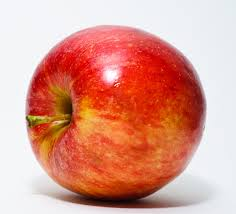
%> input picture Testing/1.jpg, 236 x 214 px
$ octave Main.m   (GNU Octave 9; MATLAB toolbox functions it lacks are replaced by stand-ins)
%> lines starting %> are read from the running program, lines starting %| are printed output that depends on the picture; in (x1, y1, x2, y2) boxes, pixels count from 0 and x2, y2 are one past the last pixel; in counts of white or black regions, pixels touching at a corner belong together; the program's own positions count from 1
### colorAutoCorrelogram.m
function colorAutoCorrelogram = colorAutoCorrelogram(image)
% input: image in uint8 form, from wich to extract the color auto correlogram
% output: 1x64 feature vector containing the color auto correlogram

% quantize image into 64 colors = 4x4x4, in RGB space
[img_no_dither, map] = rgb2ind(image, 64, 'nodither');
% figure, imshow(img_no_dither, map);

rgb = ind2rgb(img_no_dither, map); % rgb = double(rgb)
% imshow(rgb);
% rgb = cat(3, r, g, b);

% clear workspace
clear('img_no_dither');

% 4 predefined distances between
% neighbor pixel intensities
% according to "Image Indexing Using Color Correlograms" paper
distances = [1 3 5 7];

colorAutoCorrelogram = correlogram(rgb, map, distances);
colorAutoCorrelogram = reshape(colorAutoCorrelogram, [4 4 4]);

% consturct final correlogram using distances
colorAutoCorrelogram(:, :, 1) = colorAutoCorrelogram(:, :, 1)*distances(1);
colorAutoCorrelogram(:, :, 2) = colorAutoCorrelogram(:, :, 2)*distances(2);
colorAutoCorrelogram(:, :, 3) = colorAutoCorrelogram(:, :, 3)*distances(3);
colorAutoCorrelogram(:, :, 4) = colorAutoCorrelogram(:, :, 4)*distances(4);

% reform it to vector format
colorAutoCorrelogram = reshape(colorAutoCorrelogram, 1, 64);

end

% check if point is a valid pixel
% [9 lines left out: function is_valid, not called in this run]

% find pixel neighbors
% [21 lines left out: function get_neighbors, not called in this run]

% get correlogram
function colors_percent = correlogram(photo, Cm, K)
    [X, Y, ttt] = size(photo);
    colors_percent = [];

    for k = 1:K
        countColor = 0;

        color = zeros(1, length(Cm));

        for x = 2:floor(X/10):X
           for y = 2:floor(Y/10):Y
               Ci = photo(x, y);
               Cn = get_neighbors(X, Y, x, y, k);

               for jj = 1:length(Cn)
                   Cj = photo( Cn{1, jj}(1), Cn{1, jj}(2) );

                   for m = 1:length(Cm)
                       if isequal(Cm(m), Ci) && isequal(Cm(m), Cj)
                           countColor = countColor + 1;
                           color(m) = color(m) + 1;
                       end
                   end
               end
           end
        end

        for ii = 1:length(color)
            color(ii) = double( color(ii) / countColor );
        end

        colors_percent = color;
    end
end

### glcm.m
function [out] = glcm(glcmin,pairs)

if ((nargin > 2) || (nargin == 0))
   error('Too many or too few input arguments. Enter GLCM and pairs.');
elseif ( (nargin == 2) )
    if ((size(glcmin,1) <= 1) || (size(glcmin,2) <= 1))
       error('The GLCM should be a 2-D or 3-D matrix.');
    elseif ( size(glcmin,1) ~= size(glcmin,2) )
        error('Each GLCM should be square with NumLevels rows and NumLevels cols');
    end
elseif (nargin == 1)
    pairs = 0;
    if ((size(glcmin,1) <= 1) || (size(glcmin,2) <= 1))
       error('The GLCM should be a 2-D or 3-D matrix.');
    elseif ( size(glcmin,1) ~= size(glcmin,2) )
       error('Each GLCM should be square with NumLevels rows and NumLevels cols');
    end
end


format long e
if (pairs == 1)
    newn = 1;
    for nglcm = 1:2:size(glcmin,3)
        glcm(:,:,newn)  = glcmin(:,:,nglcm) + glcmin(:,:,nglcm+1);
        newn = newn + 1;
    end
elseif (pairs == 0)
    glcm = glcmin;
end

size_glcm_1 = size(glcm,1);
size_glcm_2 = size(glcm,2);
size_glcm_3 = size(glcm,3);

out.autoc = zeros(1,size_glcm_3);
out.contr = zeros(1,size_glcm_3);
out.corrm = zeros(1,size_glcm_3);
out.corrp = zeros(1,size_glcm_3);
out.cprom = zeros(1,size_glcm_3);
out.cshad = zeros(1,size_glcm_3);
out.dissi = zeros(1,size_glcm_3);
out.energ = zeros(1,size_glcm_3);
out.entro = zeros(1,size_glcm_3);
out.homom = zeros(1,size_glcm_3);
out.homop = zeros(1,size_glcm_3);
out.maxpr = zeros(1,size_glcm_3);
out.sosvh = zeros(1,size_glcm_3);
out.savgh = zeros(1,size_glcm_3);
out.svarh = zeros(1,size_glcm_3);
out.senth = zeros(1,size_glcm_3);
out.dvarh = zeros(1,size_glcm_3);
out.denth = zeros(1,size_glcm_3);
out.inf1h = zeros(1,size_glcm_3);
out.inf2h = zeros(1,size_glcm_3);
out.indnc = zeros(1,size_glcm_3);
out.idmnc = zeros(1,size_glcm_3);

glcm_sum  = zeros(size_glcm_3,1);
glcm_mean = zeros(size_glcm_3,1);
glcm_var  = zeros(size_glcm_3,1);

u_x = zeros(size_glcm_3,1);
u_y = zeros(size_glcm_3,1);
s_x = zeros(size_glcm_3,1);
s_y = zeros(size_glcm_3,1);


p_x = zeros(size_glcm_1,size_glcm_3);
p_y = zeros(size_glcm_2,size_glcm_3);
p_xplusy = zeros((size_glcm_1*2 - 1),size_glcm_3);
p_xminusy = zeros((size_glcm_1),size_glcm_3);

hxy  = zeros(size_glcm_3,1);
hxy1 = zeros(size_glcm_3,1);
hx   = zeros(size_glcm_3,1);
hy   = zeros(size_glcm_3,1);
hxy2 = zeros(size_glcm_3,1);


for k = 1:size_glcm_3

    glcm_sum(k) = sum(sum(glcm(:,:,k)));
    glcm(:,:,k) = glcm(:,:,k)./glcm_sum(k);
    glcm_mean(k) = mean2(glcm(:,:,k));
    glcm_var(k)  = (std2(glcm(:,:,k)))^2;

    for i = 1:size_glcm_1

        for j = 1:size_glcm_2

            out.contr(k) = out.contr(k) + (abs(i - j))^2.*glcm(i,j,k);
            out.dissi(k) = out.dissi(k) + (abs(i - j)*glcm(i,j,k));
            out.energ(k) = out.energ(k) + (glcm(i,j,k).^2);
            out.entro(k) = out.entro(k) - (glcm(i,j,k)*log(glcm(i,j,k) + eps));
            out.homom(k) = out.homom(k) + (glcm(i,j,k)/( 1 + abs(i-j) ));
            out.homop(k) = out.homop(k) + (glcm(i,j,k)/( 1 + (i - j)^2));

            out.sosvh(k) = out.sosvh(k) + glcm(i,j,k)*((i - glcm_mean(k))^2);


            out.indnc(k) = out.indnc(k) + (glcm(i,j,k)/( 1 + (abs(i-j)/size_glcm_1) ));
            out.idmnc(k) = out.idmnc(k) + (glcm(i,j,k)/( 1 + ((i - j)/size_glcm_1)^2));
            u_x(k)          = u_x(k) + (i)*glcm(i,j,k);
            u_y(k)          = u_y(k) + (j)*glcm(i,j,k);

        end

    end
    out.maxpr(k) = max(max(glcm(:,:,k)));
end

for k = 1:size_glcm_3

    for i = 1:size_glcm_1

        for j = 1:size_glcm_2
            p_x(i,k) = p_x(i,k) + glcm(i,j,k);
            p_y(i,k) = p_y(i,k) + glcm(j,i,k); % taking i for j and j for i
            if (ismember((i + j),[2:2*size_glcm_1]))
                p_xplusy((i+j)-1,k) = p_xplusy((i+j)-1,k) + glcm(i,j,k);
            end
            if (ismember(abs(i-j),[0:(size_glcm_1-1)]))
                p_xminusy((abs(i-j))+1,k) = p_xminusy((abs(i-j))+1,k) +...
                    glcm(i,j,k);
            end
        end
    end


end

for k = 1:(size_glcm_3)

    for i = 1:(2*(size_glcm_1)-1)
        out.savgh(k) = out.savgh(k) + (i+1)*p_xplusy(i,k);

        out.senth(k) = out.senth(k) - (p_xplusy(i,k)*log(p_xplusy(i,k) + eps));
    end

end

for k = 1:(size_glcm_3)

    for i = 1:(2*(size_glcm_1)-1)
        out.svarh(k) = out.svarh(k) + (((i+1) - out.senth(k))^2)*p_xplusy(i,k);

    end

end
for k = 1:size_glcm_3

    for i = 0:(size_glcm_1-1)
        out.denth(k) = out.denth(k) - (p_xminusy(i+1,k)*log(p_xminusy(i+1,k) + eps));
        out.dvarh(k) = out.dvarh(k) + (i^2)*p_xminusy(i+1,k);
    end
end

for k = 1:size_glcm_3
    hxy(k) = out.entro(k);
    for i = 1:size_glcm_1

        for j = 1:size_glcm_2
            hxy1(k) = hxy1(k) - (glcm(i,j,k)*log(p_x(i,k)*p_y(j,k) + eps));
            hxy2(k) = hxy2(k) - (p_x(i,k)*p_y(j,k)*log(p_x(i,k)*p_y(j,k) + eps));

        end
        hx(k) = hx(k) - (p_x(i,k)*log(p_x(i,k) + eps));
        hy(k) = hy(k) - (p_y(i,k)*log(p_y(i,k) + eps));
    end
    out.inf1h(k) = ( hxy(k) - hxy1(k) ) / ( max([hx(k),hy(k)]) );
    out.inf2h(k) = ( 1 - exp( -2*( hxy2(k) - hxy(k) ) ) )^0.5;

end

corm = zeros(size_glcm_3,1);
corp = zeros(size_glcm_3,1);

for k = 1:size_glcm_3
    for i = 1:size_glcm_1
        for j = 1:size_glcm_2
            s_x(k)  = s_x(k)  + (((i) - u_x(k))^2)*glcm(i,j,k);
            s_y(k)  = s_y(k)  + (((j) - u_y(k))^2)*glcm(i,j,k);
            corp(k) = corp(k) + ((i)*(j)*glcm(i,j,k));
            corm(k) = corm(k) + (((i) - u_x(k))*((j) - u_y(k))*glcm(i,j,k));
            out.cprom(k) = out.cprom(k) + (((i + j - u_x(k) - u_y(k))^4)*...
                glcm(i,j,k));
            out.cshad(k) = out.cshad(k) + (((i + j - u_x(k) - u_y(k))^3)*...
                glcm(i,j,k));
        end
    end

    s_x(k) = s_x(k) ^ 0.5;
    s_y(k) = s_y(k) ^ 0.5;
    out.autoc(k) = corp(k);
    out.corrp(k) = (corp(k) - u_x(k)*u_y(k))/(s_x(k)*s_y(k));
    out.corrm(k) = corm(k) / (s_x(k)*s_y(k));

end

### Main.m
% -- Clear Commands  -- %

clear all;
close all;
clc;
warning off;

% -- Getting Input File -- %

[f,p] = uigetfile('*.*');
%> the answer given: Testing/1.jpg

if f == 0

    warndlg('You Have Cancelled.....');

else

I = imread([p f]);
%> I is the input picture: size 214x236x3 uint8; mean R, G, B 219.8, 155.7, 141.1

figure('name','Input image');

imshow(I);  % Display input image

title('Input Image','FontName','Times New Roman');
end

%---split&merge---%

Th = graythresh(rgb2gray(I));
%> Th = 0.675

BG = im2bw(I,Th);
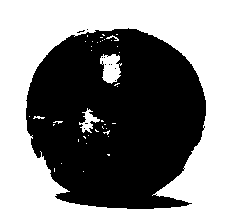
%> BG: size 214x236 logical; 50.8% white; 12 black regions (11 under 20 px), largest, box (x1, y1, x2, y2) and area: (26, 28, 206, 209) 24850

figure('name','BS');

imshow(BG);  % Display input image

title('BS Image','FontName','Times New Roman');


I = imresize(I,[256 256]);
%> I: size 256x256x3 uint8
R = I(:,:,1);
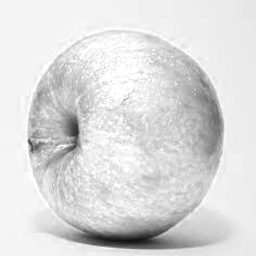
%> R: size 256x256 uint8; min 18, max 255, mean 219.7
G = I(:,:,2);
B = I(:,:,3);
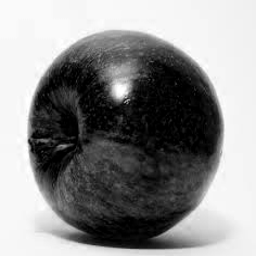
%> B: size 256x256 uint8; min 0, max 255, mean 141.1
BG = imresize(BG,[256 256]);
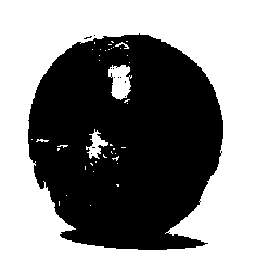
%> BG: size 256x256 logical; 50.8% white; 12 black regions (11 under 20 px), largest, box (x1, y1, x2, y2) and area: (28, 33, 223, 250) 32253

for ii = 1:size(I,1)
    for jj = 1:size(I,2)
        if BG(ii,jj) == 1
            OUT(ii,jj,1) = 0;
            OUT(ii,jj,2) = 0;
            OUT(ii,jj,3) = 0;
        elseif BG(ii,jj) == 0
            OUT(ii,jj,1) = R(ii,jj);
            OUT(ii,jj,2) = G(ii,jj);
            OUT(ii,jj,3) = B(ii,jj);
        end

    end
end
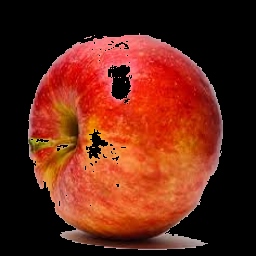
%> OUT: size 256x256x3 double; mean R, G, B 99.2, 36.8, 21.1


figure('name','BS image');

imshow(uint8(OUT));  % Display input image

title('BS Image','FontName','Times New Roman');


% -- Image Resize -- %

row = 256;

col = 256;

Resize = imresize(I,[row col]);

figure('name','Resized image');

imshow(Resize);  % Display resized image

title('Resized Image','FontName','Times New Roman');

% -- Noise Filtering -- %

fmat = 3;    % Filter size

flevel = 0.5;      % Smoothening level

IM = fspecial('gaussian',fmat,flevel);

Filt = imfilter(Resize,IM);

figure('name','Filtered image');

imshow(Filt);  % Display filtered image

title('Filtered Image','FontName','Times New Roman');

% -- Chanel Seperation -- %

% channel seperation
red = 1;
green = 2;
blue = 3;

R = Filt(:,:,red);

G = Filt(:,:,green);

B = Filt(:,:,blue);


figure('name','R - G - B');

subplot(1,3,1);

imshow(R);

title('Red Band Image','FontName','Times New Roman');

subplot(1,3,2);

imshow(G);

title('Green Band Image','FontName','Times New Roman');

subplot(1,3,3);

imshow(B);

title('Blue Band Image','FontName','Times New Roman');


% -- Feature Extraction -- %


%---colour feature---%

color = colorAutoCorrelogram(Filt);
%> in colorAutoCorrelogram, `[img_no_dither, map] = rgb2ind(image, 64, 'nodither');`:
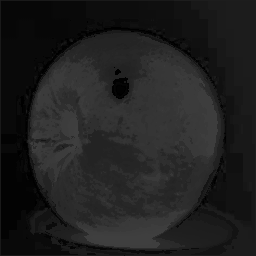
%> img_no_dither: size 256x256 uint8; min 0, max 63, mean 31.8
%> in colorAutoCorrelogram, `[img_no_dither, map] = rgb2ind(image, 64, 'nodither');`: map = 64 rows, first 12: [0.984 0.945 0.957; 0.969 0.714 0.737; 0.984 0.973 0.988; 0.961 0.965 0.973; 0.965 0.898 0.91; 0.953 0.969 0.973; 0.945 0.839 0.847; 0.957 0.961 0.98; 0.957 0.961 0.976; 0.957 0.961 0.969; 0.953 0.945 0.953; 0.878 0.804 0.808]
%> in colorAutoCorrelogram, `rgb = ind2rgb(img_no_dither, map);`:
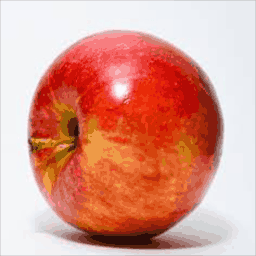
%> rgb: size 256x256x3 double; mean R, G, B 0.86, 0.609, 0.552
%> after the loop in correlogram, `for k = 1:K`: color = 64 values, max 0.0917 at index 8, min 0 at index 7, mean 0.0156
%> in colorAutoCorrelogram, `colorAutoCorrelogram = correlogram(rgb, map, distances);`: colorAutoCorrelogram has the same summary as color in correlogram
%> in colorAutoCorrelogram, `colorAutoCorrelogram = reshape(colorAutoCorrelogram, 1, 64);`: colorAutoCorrelogram = 64 values, max 0.284 at index 50, min 0 at index 7, mean 0.0496
%> color has the same summary as colorAutoCorrelogram in colorAutoCorrelogram
figure('Name','Colour features');
color = color(1:64);
cf2 = uitable('data',color);
%> cf2 = -280.4


% -- GLCM Texture Feature -- %

GLCM2 = graycomatrix(R,'Offset',[2 0;0 2]);

stats = glcm(GLCM2,0);
%> after the loop in glcm, `for k = 1:size_glcm_3`: glcm_mean = [0.0156; 0.0156]; glcm_sum = [65024; 65024]; glcm_var = [0.00554; 0.00558]; out = {autoc [0 0], contr [0.194 0.16], corrm [0 0], corrp [0 0], cprom [0 0], cshad [0 0]}; u_x = [7.34; 7.34]
%> after the loop in glcm, `for k = 1:size_glcm_3`: p_x = [0.00211 0.00211; 0.00591 0.00591; 0.00886 0.00886; 0.0145 0.0145; 0.0315 0.0315; 0.0815 0.0815; 0.248 0.248; 0.608 0.608]; p_xminusy = [0.846 0.86; 0.146 0.134; 0.00557 0.00461; 0.00209 0.000523; 0.000384 0.000138; 3.08e-05 0; 0 0; 0 0]; p_xplusy = 15 rows, first 12: [0.00083 0.00186; 0.00251 0.000492; 0.00254 0.00488; 0.00406 0.00132; 0.00372 0.00661; 0.00497 0.00271; 0.00806 0.00998; 0.00737 0.00677; 0.0218 0.0219; 0.0142 0.0127; 0.0575 0.0577; 0.0357 0.0344]; p_y has the same summary as p_x
%> after the loop in glcm, `for k = 1:size_glcm_3`: hx = [1.11; 1.11]; hxy = [1.58; 1.56]; hxy1 = [2.22; 2.22]; hy = [1.11; 1.11]
%> after the loop in glcm, `for k = 1:size_glcm_3`: corm = [1.1; 1.11]; corp = [55; 55.02]; out = {autoc [55 55.02], contr [0.194 0.16], corrm [0.919 0.933], corrp [0.919 0.933], cprom [217.3 224.4], cshad [-23.92 -24.43]}; s_x = [1.09; 1.09]
%> stats has the same summary as out in glcm

v1=stats.autoc(1);
%> v1 = 55
v2=stats.contr(1);
%> v2 = 0.194
v3=stats.corrm(1);
%> v3 = 0.919
v4=stats.corrp(1);
%> v4 = 0.919
v5=stats.cprom(1);
%> v5 = 217.3
v6=stats.cshad(1);
%> v6 = -23.92
v7=stats.dissi(1);
%> v7 = 0.165
v8=stats.energ(1);
%> v8 = 0.365
v9=stats.entro(1);
%> v9 = 1.58
v10=stats.homom(1);
%> v10 = 0.921
v11=stats.homop(1);
%> v11 = 0.92
v12=stats.maxpr(1);
%> v12 = 0.567

Glcmfea = [v1 v2 v3 v4 v5 v6 v7];
%> Glcmfea = [55 0.194 0.919 0.919 217.3 -23.92 0.165]
figure('Name','texture features');
td5 = uitable('data',Glcmfea);
%> td5 = -314.1

load Target
load Trainfea
% load Trainfea2

%--Shape feature---%


Rval1 = regionprops(im2bw(Filt),'EquivDiameter');
%> Rval1 = 63 regions; first 5, EquivDiameter: 234.4, 1.6, 9.9, 3.74, 6.38
Rval2 = regionprops(im2bw(Filt),'MinorAxisLength');
%> Rval2 = 63 items; first 5, MinorAxisLength: 328.2, 1.15, 6.02, 2.81, 3.54
Rval3 = regionprops(im2bw(Filt),'Area');
%> Rval3 = 63 regions; largest, Area: 43156, 139, 77, 32, 31

Rval4 = regionprops(im2bw(Filt),'MajorAxisLength');
%> Rval4 = 63 regions; first 5, MajorAxisLength: 334, 2.31, 17.75, 5.32, 17.14
Rval5 = regionprops(im2bw(Filt),'Perimeter');
%> Rval5 = 63 regions; first 5, Perimeter: 999.2, 1.96, 39.31, 9.64, 35.06
Rval6 = regionprops(im2bw(Filt),'FilledArea');
%> Rval6 = 63 items; first 5, FilledArea: 65536, 2, 77, 11, 32
Rval7 = regionprops(im2bw(Filt),'FilledImage');
%> Rval7 = 63 items
Rval8 = regionprops(im2bw(Filt),'Extent');
%> Rval8 = 63 regions; first 5, Extent: 0.659, 1, 0.535, 0.733, 0.205


R1 = Rval1(1,1).EquivDiameter;
%> R1 = 234.4
R2 = Rval2(1,1).MinorAxisLength;
%> R2 = 328.2
R3 = Rval3(1,1).Area;
%> R3 = 43156
R4 = Rval4(1,1).MajorAxisLength;
%> R4 = 334
R5 = Rval5(1,1).Perimeter;
%> R5 = 999.2
R6 = Rval6(1,1).FilledArea;
%> R6 = 65536
R7 = Rval7(1,1).FilledImage;
%> R7: size 256x256 logical; every value is 1
R7 = mean(mean(R7));
%> R7 = 1
R8= Rval8(1,1).Extent;
%> R8 = 0.659

RPval = [R1 R2 R3 R4 R5 R6 R7 R8];
%> RPval = [234.4 328.2 43156 334 999.2 65536 1 0.659]
figure('Name','Shapefeatures');
td2 = uitable('data',RPval);
%> td2 = -348.6

Testfea = [Glcmfea color RPval];
%> Testfea = 79 values, max 65536 at index 77, min -23.92 at index 6, mean 1403.1

figure('Name','Test features');
td = uitable('data',Testfea);
%> td = -382.1
save Testfea Testfea
%---Train feature---%

figure('Name','Trainfeatures');
td3 = uitable('data',Trainfea);

%---Target---%

figure('Name','Target');
td4 = uitable('data',Target);

%--Feature reduction--%
[COEFF, SCORE, LATENT] = pca(Trainfea);

v=LATENT;
% [5 lines of commented-out code are left out]
figure('Name','PCA Feature Reduction');

td5 = uitable('data',v);


 %--classification--%
load target_main
load Trainfea
load Testfea1

trainset = [Trainfea ; Testfea1];

  Target1 = ind2vec(target_main);

%> (the run ends here)
